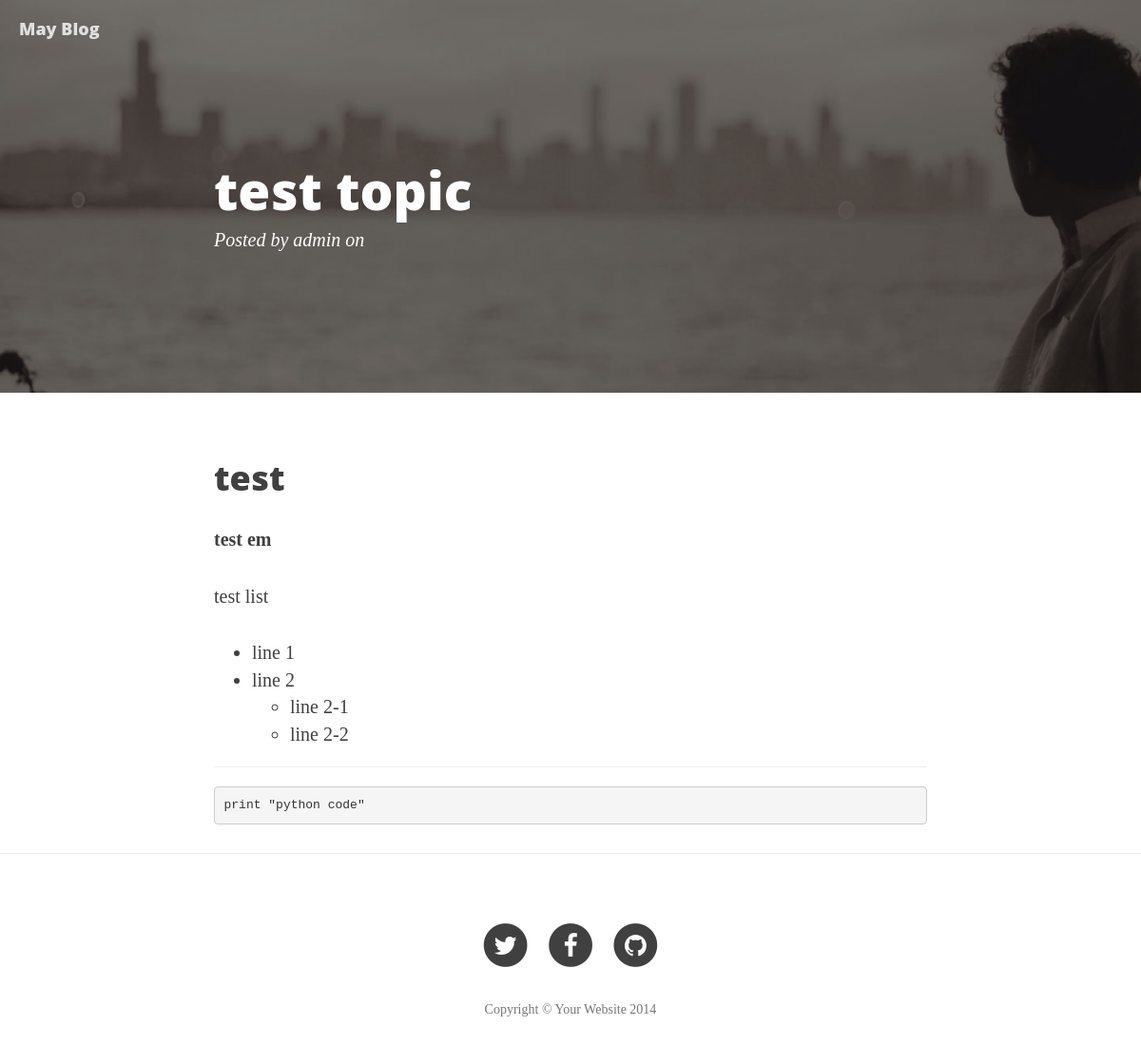
The app's page /post/4 with its own data.
### main/models.py (models this page shows, shortened)
class Post(models.Model):
    title = models.CharField(max_length=256, default='new blog')
    abstract = models.TextField(null=True, blank=True)
    raw = models.TextField()
    pub_date = models.DateTimeField(auto_now=True)
    content_html = models.TextField()
    author = models.ForeignKey(User)
    tags = models.ManyToManyField('Tag')
    catagory = models.ForeignKey('Catagory', null=True, blank=True)
    is_draft = models.BooleanField(default=False)

### main/views.py (the view)
# urls.py: url(r'^post/(?P<pk>[0-9]+)$', views.Post.as_view(), name='post'),
class Post(View):
    template_name = 'main/post.html'
    def get(self, request, pk):
        try:
            post = models.Post.objects.get(pk=pk)
        except post.DoesNotExist:
            raise Http404
        data = {'post':post}
        return render(request, self.template_name, data)

### templates/main/post.html (shortened to what this page needs)
{% extends 'base.html' %}
{% load static %}
{% block header %}
<header class="intro-header" style="background-image: url('{% static 'img/about-bg.jpg' %} ')">
        <div class="container">
            <div class="row">
                <div class="col-lg-8 col-lg-offset-2 col-md-10 col-md-offset-1">
                    <div class="post-heading">
                        <h1>{{post.title}}</h1>
                        <span class="meta">Posted by <a href="#">{{post.author}}</a> on {{post.date}}</span>
                    </div>
                </div>
            </div>
        </div>
    </header>
{% endblock %}
{% block main %}
    <article>
        <div class="container">
            <div class="row">
                <div class="col-lg-8 col-lg-offset-2 col-md-10 col-md-offset-1">
                    {{post.content_html|safe}}
                </div>
            </div>
        </div>
    </article>
    <hr>
{% endblock %}

### records on screen
Post: title "test topic", author "admin", content_html "test test em test list line 1 line 2 line 2-1 line 2-2 print \"python code\""
